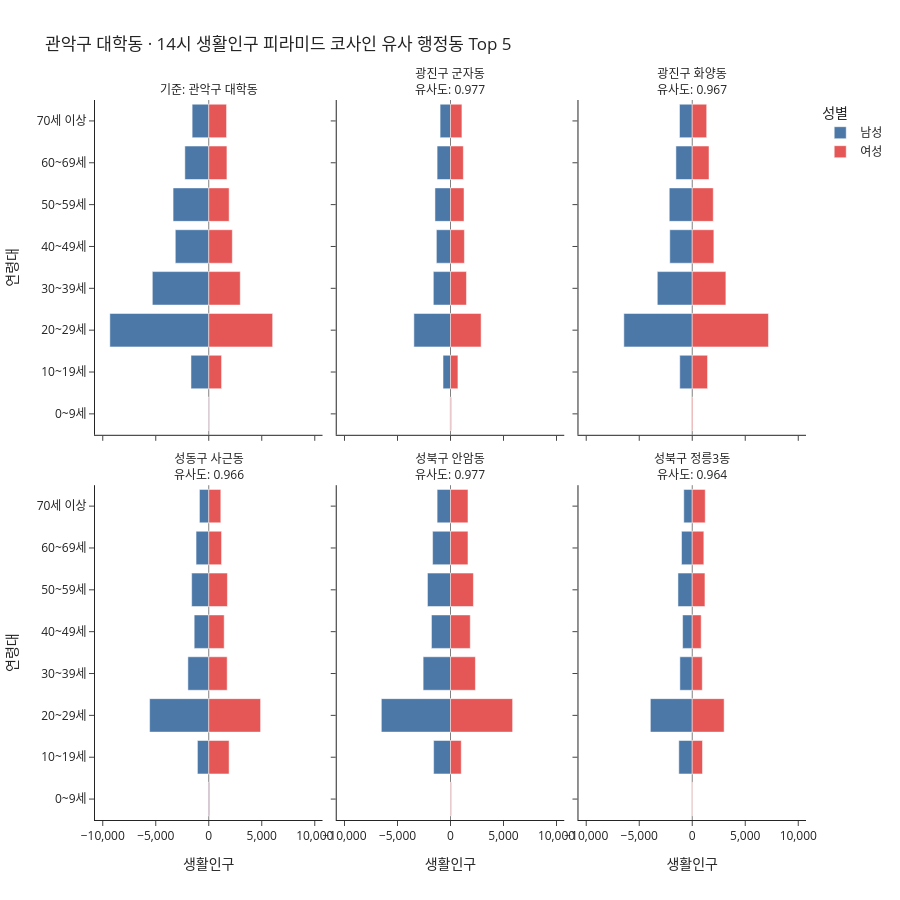

The cell this chart's notebook holds for it:
### Code cell
# 서울대학교가 있는 관악구 대학동, 오후 2시 생활인구 피라미드와 가장 유사한 행정동 Top 5를 비교
# 광진구 군자동(세종대학교), 광진구 화양동(건국대학교), 성동구 사근동(한양대학교), 성북구 안암동(고려대학교), 성북구 정릉3동(국민대학교)

fig, similar_dongs = cosine_similarity_pyramid(
    SPOP_2025_ADM_age_mid,
    gu_name='관악구',
    dong_name='대학동',
    hour=14,
    top_n=5
)

display(similar_dongs)

fig.show()
fig.write_html("html/2_5.html")

### Figure 1 — Plotly figure (JSON) as saved in the notebook; plotly's stock layout.template omitted (floating-point values rounded to 4 significant figures)
{"data": [{"customdata": [[65.77], [1678.0], [9332.0], [5323.0], [3157.0], [3366.0], [2255.0], [1568.0]], "hovertemplate": "성별=남성<br>행정동=기준: 관악구 대학동<br>생활인구=%{customdata[0]:,.0f}<br>연령대=%{y}<extra></extra>", "legendgroup": "남성", "marker": {"color": "#4C78A8", "pattern": {"shape": ""}}, "name": "남성", "orientation": "h", "showlegend": true, "textposition": "auto", "type": "bar", "x": [-65.77, -1678.0, -9332.0, -5323.0, -3157.0, -3366.0, -2255.0, -1568.0], "xaxis": "x4", "y": ["0~9세", "10~19세", "20~29세", "30~39세", "40~49세", "50~59세", "60~69세", "70세 이상"], "yaxis": "y4"}, {"customdata": [[56.04], [705.3], [3456.0], [1619.0], [1332.0], [1466.0], [1264.0], [982.0]], "hovertemplate": "성별=남성<br>행정동=광진구 군자동<br>유사도: 0.977<br>생활인구=%{customdata[0]:,.0f}<br>연령대=%{y}<extra></extra>", "legendgroup": "남성", "marker": {"color": "#4C78A8", "pattern": {"shape": ""}}, "name": "남성", "orientation": "h", "showlegend": false, "textposition": "auto", "type": "bar", "x": [-56.04, -705.3, -3456.0, -1619.0, -1332.0, -1466.0, -1264.0, -982.0], "xaxis": "x5", "y": ["0~9세", "10~19세", "20~29세", "30~39세", "40~49세", "50~59세", "60~69세", "70세 이상"], "yaxis": "y5"}, {"customdata": [[40.95], [1179.0], [6452.0], [3297.0], [2119.0], [2168.0], [1542.0], [1202.0]], "hovertemplate": "성별=남성<br>행정동=광진구 화양동<br>유사도: 0.967<br>생활인구=%{customdata[0]:,.0f}<br>연령대=%{y}<extra></extra>", "legendgroup": "남성", "marker": {"color": "#4C78A8", "pattern": {"shape": ""}}, "name": "남성", "orientation": "h", "showlegend": false, "textposition": "auto", "type": "bar", "x": [-40.95, -1179.0, -6452.0, -3297.0, -2119.0, -2168.0, -1542.0, -1202.0], "xaxis": "x6", "y": ["0~9세", "10~19세", "20~29세", "30~39세", "40~49세", "50~59세", "60~69세", "70세 이상"], "yaxis": "y6"}, {"customdata": [[71.48], [1071.0], [5580.0], [1968.0], [1375.0], [1613.0], [1198.0], [880.3]], "hovertemplate": "성별=남성<br>행정동=성동구 사근동<br>유사도: 0.966<br>생활인구=%{customdata[0]:,.0f}<br>연령대=%{y}<extra></extra>", "legendgroup": "남성", "marker": {"color": "#4C78A8", "pattern": {"shape": ""}}, "name": "남성", "orientation": "h", "showlegend": false, "textposition": "auto", "type": "bar", "x": [-71.48, -1071.0, -5580.0, -1968.0, -1375.0, -1613.0, -1198.0, -880.3], "xaxis": "x", "y": ["0~9세", "10~19세", "20~29세", "30~39세", "40~49세", "50~59세", "60~69세", "70세 이상"], "yaxis": "y"}, {"customdata": [[44.43], [1593.0], [6525.0], [2581.0], [1797.0], [2173.0], [1691.0], [1262.0]], "hovertemplate": "성별=남성<br>행정동=성북구 안암동<br>유사도: 0.977<br>생활인구=%{customdata[0]:,.0f}<br>연령대=%{y}<extra></extra>", "legendgroup": "남성", "marker": {"color": "#4C78A8", "pattern": {"shape": ""}}, "name": "남성", "orientation": "h", "showlegend": false, "textposition": "auto", "type": "bar", "x": [-44.43, -1593.0, -6525.0, -2581.0, -1797.0, -2173.0, -1691.0, -1262.0], "xaxis": "x2", "y": ["0~9세", "10~19세", "20~29세", "30~39세", "40~49세", "50~59세", "60~69세", "70세 이상"], "yaxis": "y2"}, {"customdata": [[33.43], [1266.0], [3951.0], [1167.0], [910.4], [1347.0], [1011.0], [798.8]], "hovertemplate": "성별=남성<br>행정동=성북구 정릉3동<br>유사도: 0.964<br>생활인구=%{customdata[0]:,.0f}<br>연령대=%{y}<extra></extra>", "legendgroup": "남성", "marker": {"color": "#4C78A8", "pattern": {"shape": ""}}, "name": "남성", "orientation": "h", "showlegend": false, "textposition": "auto", "type": "bar", "x": [-33.43, -1266.0, -3951.0, -1167.0, -910.4, -1347.0, -1011.0, -798.8], "xaxis": "x3", "y": ["0~9세", "10~19세", "20~29세", "30~39세", "40~49세", "50~59세", "60~69세", "70세 이상"], "yaxis": "y3"}, {"customdata": [[55.38], [1208.0], [6027.0], [2971.0], [2222.0], [1922.0], [1713.0], [1679.0]], "hovertemplate": "성별=여성<br>행정동=기준: 관악구 대학동<br>생활인구=%{customdata[0]:,.0f}<br>연령대=%{y}<extra></extra>", "legendgroup": "여성", "marker": {"color": "#E45756", "pattern": {"shape": ""}}, "name": "여성", "orientation": "h", "showlegend": true, "textposition": "auto", "type": "bar", "x": [55.38, 1208.0, 6027.0, 2971.0, 2222.0, 1922.0, 1713.0, 1679.0], "xaxis": "x4", "y": ["0~9세", "10~19세", "20~29세", "30~39세", "40~49세", "50~59세", "60~69세", "70세 이상"], "yaxis": "y4"}, {"customdata": [[86.81], [701.0], [2888.0], [1505.0], [1311.0], [1276.0], [1212.0], [1078.0]], "hovertemplate": "성별=여성<br>행정동=광진구 군자동<br>유사도: 0.977<br>생활인구=%{customdata[0]:,.0f}<br>연령대=%{y}<extra></extra>", "legendgroup": "여성", "marker": {"color": "#E45756", "pattern": {"shape": ""}}, "name": "여성", "orientation": "h", "showlegend": false, "textposition": "auto", "type": "bar", "x": [86.81, 701.0, 2888.0, 1505.0, 1311.0, 1276.0, 1212.0, 1078.0], "xaxis": "x5", "y": ["0~9세", "10~19세", "20~29세", "30~39세", "40~49세", "50~59세", "60~69세", "70세 이상"], "yaxis": "y5"}, {"customdata": [[68.87], [1443.0], [7189.0], [3174.0], [2040.0], [1983.0], [1581.0], [1363.0]], "hovertemplate": "성별=여성<br>행정동=광진구 화양동<br>유사도: 0.967<br>생활인구=%{customdata[0]:,.0f}<br>연령대=%{y}<extra></extra>", "legendgroup": "여성", "marker": {"color": "#E45756", "pattern": {"shape": ""}}, "name": "여성", "orientation": "h", "showlegend": false, "textposition": "auto", "type": "bar", "x": [68.87, 1443.0, 7189.0, 3174.0, 2040.0, 1983.0, 1581.0, 1363.0], "xaxis": "x6", "y": ["0~9세", "10~19세", "20~29세", "30~39세", "40~49세", "50~59세", "60~69세", "70세 이상"], "yaxis": "y6"}, {"customdata": [[83.94], [1918.0], [4888.0], [1737.0], [1454.0], [1759.0], [1207.0], [1137.0]], "hovertemplate": "성별=여성<br>행정동=성동구 사근동<br>유사도: 0.966<br>생활인구=%{customdata[0]:,.0f}<br>연령대=%{y}<extra></extra>", "legendgroup": "여성", "marker": {"color": "#E45756", "pattern": {"shape": ""}}, "name": "여성", "orientation": "h", "showlegend": false, "textposition": "auto", "type": "bar", "x": [83.94, 1918.0, 4888.0, 1737.0, 1454.0, 1759.0, 1207.0, 1137.0], "xaxis": "x", "y": ["0~9세", "10~19세", "20~29세", "30~39세", "40~49세", "50~59세", "60~69세", "70세 이상"], "yaxis": "y"}, {"customdata": [[81.84], [1014.0], [5859.0], [2350.0], [1864.0], [2161.0], [1648.0], [1649.0]], "hovertemplate": "성별=여성<br>행정동=성북구 안암동<br>유사도: 0.977<br>생활인구=%{customdata[0]:,.0f}<br>연령대=%{y}<extra></extra>", "legendgroup": "여성", "marker": {"color": "#E45756", "pattern": {"shape": ""}}, "name": "여성", "orientation": "h", "showlegend": false, "textposition": "auto", "type": "bar", "x": [81.84, 1014.0, 5859.0, 2350.0, 1864.0, 2161.0, 1648.0, 1649.0], "xaxis": "x2", "y": ["0~9세", "10~19세", "20~29세", "30~39세", "40~49세", "50~59세", "60~69세", "70세 이상"], "yaxis": "y2"}, {"customdata": [[44.25], [967.7], [3009.0], [948.0], [843.7], [1198.0], [1094.0], [1225.0]], "hovertemplate": "성별=여성<br>행정동=성북구 정릉3동<br>유사도: 0.964<br>생활인구=%{customdata[0]:,.0f}<br>연령대=%{y}<extra></extra>", "legendgroup": "여성", "marker": {"color": "#E45756", "pattern": {"shape": ""}}, "name": "여성", "orientation": "h", "showlegend": false, "textposition": "auto", "type": "bar", "x": [44.25, 967.7, 3009.0, 948.0, 843.7, 1198.0, 1094.0, 1225.0], "xaxis": "x3", "y": ["0~9세", "10~19세", "20~29세", "30~39세", "40~49세", "50~59세", "60~69세", "70세 이상"], "yaxis": "y3"}], "layout": {"annotations": [{"font": {}, "showarrow": false, "text": "성동구 사근동<br>유사도: 0.966", "x": 0.16, "xanchor": "center", "xref": "paper", "y": 0.465, "yanchor": "bottom", "yref": "paper"}, {"font": {}, "showarrow": false, "text": "성북구 안암동<br>유사도: 0.977", "x": 0.5, "xanchor": "center", "xref": "paper", "y": 0.465, "yanchor": "bottom", "yref": "paper"}, {"font": {}, "showarrow": false, "text": "성북구 정릉3동<br>유사도: 0.964", "x": 0.84, "xanchor": "center", "xref": "paper", "y": 0.465, "yanchor": "bottom", "yref": "paper"}, {"font": {}, "showarrow": false, "text": "기준: 관악구 대학동", "x": 0.16, "xanchor": "center", "xref": "paper", "y": 1.0, "yanchor": "bottom", "yref": "paper"}, {"font": {}, "showarrow": false, "text": "광진구 군자동<br>유사도: 0.977", "x": 0.5, "xanchor": "center", "xref": "paper", "y": 1.0, "yanchor": "bottom", "yref": "paper"}, {"font": {}, "showarrow": false, "text": "광진구 화양동<br>유사도: 0.967", "x": 0.84, "xanchor": "center", "xref": "paper", "y": 1.0, "yanchor": "bottom", "yref": "paper"}], "barmode": "relative", "height": 900, "legend": {"title": {"text": "성별"}, "tracegroupgap": 0}, "title": {"text": "관악구 대학동 · 14시 생활인구 피라미드 코사인 유사 행정동 Top 5"}, "xaxis": {"anchor": "y", "domain": [0, 0.32], "range": [-10730.0, 10730.0], "tickformat": ",.0f", "title": {"text": "생활인구"}, "zeroline": true, "zerolinecolor": "gray"}, "xaxis2": {"anchor": "y2", "domain": [0.34, 0.66], "matches": "x", "range": [-10730.0, 10730.0], "tickformat": ",.0f", "title": {"text": "생활인구"}, "zeroline": true, "zerolinecolor": "gray"}, "xaxis3": {"anchor": "y3", "domain": [0.68, 1.0], "matches": "x", "range": [-10730.0, 10730.0], "tickformat": ",.0f", "title": {"text": "생활인구"}, "zeroline": true, "zerolinecolor": "gray"}, "xaxis4": {"anchor": "y4", "domain": [0, 0.32], "matches": "x", "range": [-10730.0, 10730.0], "showticklabels": false, "tickformat": ",.0f", "zeroline": true, "zerolinecolor": "gray"}, "xaxis5": {"anchor": "y5", "domain": [0.34, 0.66], "matches": "x", "range": [-10730.0, 10730.0], "showticklabels": false, "tickformat": ",.0f", "zeroline": true, "zerolinecolor": "gray"}, "xaxis6": {"anchor": "y6", "domain": [0.68, 1.0], "matches": "x", "range": [-10730.0, 10730.0], "showticklabels": false, "tickformat": ",.0f", "zeroline": true, "zerolinecolor": "gray"}, "yaxis": {"anchor": "x", "autorange": false, "categoryarray": ["0~9세", "10~19세", "20~29세", "30~39세", "40~49세", "50~59세", "60~69세", "70세 이상"], "categoryorder": "array", "domain": [0, 0.465], "range": [-0.5, 7.5], "title": {"text": "연령대"}}, "yaxis2": {"anchor": "x2", "autorange": false, "categoryarray": ["0~9세", "10~19세", "20~29세", "30~39세", "40~49세", "50~59세", "60~69세", "70세 이상"], "categoryorder": "array", "domain": [0, 0.465], "matches": "y", "range": [-0.5, 7.5], "showticklabels": false}, "yaxis3": {"anchor": "x3", "autorange": false, "categoryarray": ["0~9세", "10~19세", "20~29세", "30~39세", "40~49세", "50~59세", "60~69세", "70세 이상"], "categoryorder": "array", "domain": [0, 0.465], "matches": "y", "range": [-0.5, 7.5], "showticklabels": false}, "yaxis4": {"anchor": "x4", "autorange": false, "categoryarray": ["0~9세", "10~19세", "20~29세", "30~39세", "40~49세", "50~59세", "60~69세", "70세 이상"], "categoryorder": "array", "domain": [0.535, 1.0], "matches": "y", "range": [-0.5, 7.5], "title": {"text": "연령대"}}, "yaxis5": {"anchor": "x5", "autorange": false, "categoryarray": ["0~9세", "10~19세", "20~29세", "30~39세", "40~49세", "50~59세", "60~69세", "70세 이상"], "categoryorder": "array", "domain": [0.535, 1.0], "matches": "y", "range": [-0.5, 7.5], "showticklabels": false}, "yaxis6": {"anchor": "x6", "autorange": false, "categoryarray": ["0~9세", "10~19세", "20~29세", "30~39세", "40~49세", "50~59세", "60~69세", "70세 이상"], "categoryorder": "array", "domain": [0.535, 1.0], "matches": "y", "range": [-0.5, 7.5], "showticklabels": false}}}
